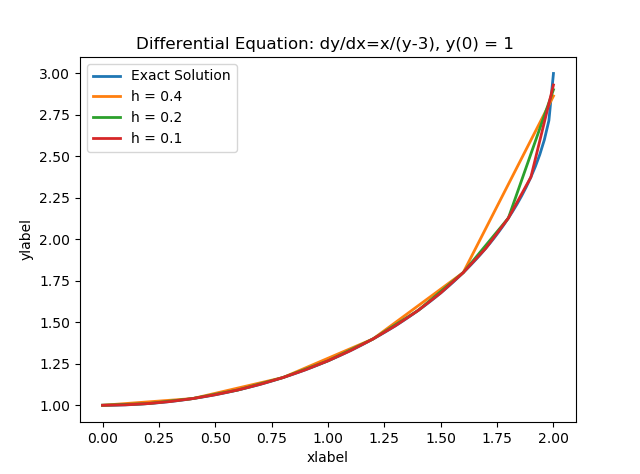

The script that drew this image:
import numpy as np
import matplotlib.pyplot as plt


def dydx(x, y):
    return -x / (y - 3)


def rungeKutta(x0, x, y0, h):
    # Count number of iterations using step size or
    # step height h
    n = (int)((x - x0) / h)
    # Iterate for number of iterations
    y = y0
    x_result = []
    y_result = []
    x_result.append(x0)
    y_result.append(y)
    for i in range(1, n + 1):
        k1 = dydx(x0, y)
        k2 = dydx(x0 + 0.5 * h, y + 0.5 * k1 * h)
        k3 = dydx(x0 + 0.5 * h, y + 0.5 * k2 * h)
        k4 = dydx(x0 + h, y + k3 * h)

        # Update next value of y
        y = y + (1.0 / 6.0) * (k1 + 2 * k2 + 2 * k3 + k4) * h
        y_result.append(y)
        # Update next value of x
        x0 = x0 + h
        x_result.append(x0)
    return x_result, y_result

x_exact = np.linspace(0,2,100)
y_exact = 3 - (4-x_exact**2)**0.5


x_1, y_1 = rungeKutta(0,2,1,0.4)
x_2, y_2 = rungeKutta(0,2,1,0.2)
x_3, y_3 = rungeKutta(0,2,1,0.1)


plt.plot(x_exact,y_exact,'-', linewidth=2)
plt.plot(x_1,y_1,'-',linewidth=2)
plt.plot(x_2,y_2,'-',linewidth=2)
plt.plot(x_3,y_3,'-',linewidth=2)
plt.xlabel('xlabel')
plt.ylabel('ylabel')
plt.title('Differential Equation: dy/dx=x/(y-3), y(0) = 1 ')
plt.legend(["Exact Solution","h = 0.4","h = 0.2","h = 0.1"])
plt.show()
